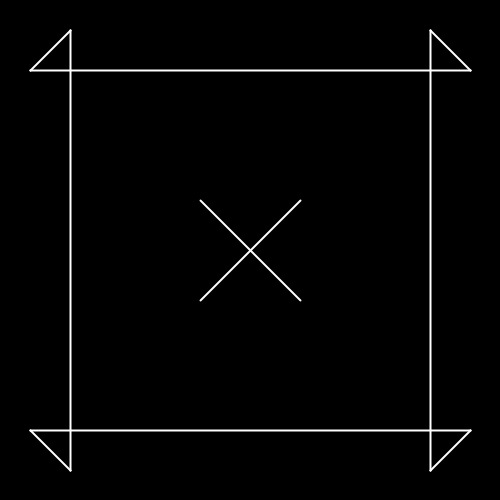
Frame 1 (no input)
Frame 60 (the mouse pressed at the canvas centre just before this capture): identical to frame 1, image omitted
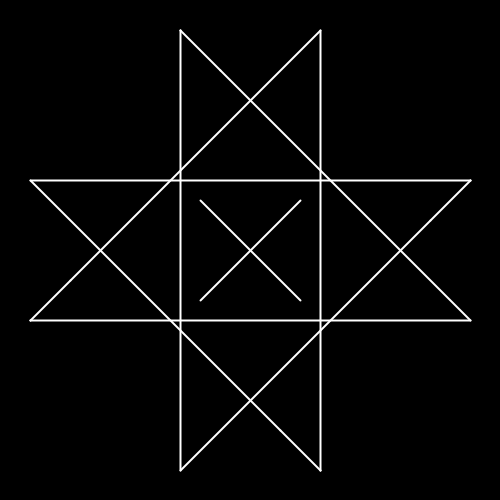
Frame 120 (the mouse held since frame 60 and released just before this capture)

The Processing sketch that drew these frames (run headless with seeded random() and noise(); from frame 60 on, the mouse is pressed at the canvas centre):

// Processing sketch: processing_66203
// ── processing_66203.pde

float ax = 220+250;
float ay = 180+250;

float bx = 280-250;
float by = 180+250;

float cx = 300-250;
float cy = 200+250;

float dx = 320-250;
float dy = 220+250;

float ex = 320-250;
float ey = 280-250;

float fx = 300-250;
float fy = 300-250;

float gx = 280-250;
float gy = 320-250;

//--HALFWAY--// -250  +250

float hx = 220+250;
float hy = 320-250;

float ix = 200+250;
float iy = 300-250;

float jx = 180+250;
float jy = 280-250;

float kx = 180+250;
float ky = 220+250;

float lx = 200+250;
float ly = 200+250;



void setup() {
  size(500, 500);
  smooth();       //gives lines smooth edges
}

int count = 0;
void keyPressed(){
if(key == 's'){
save("Finals_first_5/"+count+".jpg");
count++;
}
}

void draw() {
 

  strokeWeight(2); //2 pixels thick pen
  background(0); //COLOURS BACKGROUND WHITE
  stroke(255); // 'pen' color white.



  line(200, 300, 300, 200);  
  line(300, 300, 200, 200);  // X

  line(kx, ky-mouseX, ax, ay-mouseX);  //K , A
  line(gx, gy+mouseX, ex, ey+mouseX);   //e , g     //line ends
  line(hx-mouseX, hy, jx-mouseX, jy);
  line(bx+mouseX, by, dx+mouseX, dy);      //line ends

  line(kx-mouseY, ky, jx-mouseY, jy);      //left
  line(ax, ay-mouseY, bx, by-mouseY);      //top
  line(dx+mouseY, dy, ex+mouseY, ey);      //right
  line(hx, hy+mouseY, gx, gy+mouseY);      //bottom

  line(dx+mouseX,dy,dx+mouseY,dy);
  line(ex,ey+mouseX,ex+mouseY,ey); //right
  
  line(kx-mouseY,ky,kx,ky-mouseX);     //changed
  line(jx-mouseY,jy,jx-mouseX,jy);  //left
  
  line(ax,ay-mouseX,ax,ay-mouseY);
  line(bx+mouseX,by,bx,by-mouseY);  //top
  
  line(hx-mouseX,hy,hx,hy+mouseY);
  line(gx,gy+mouseX,gx,gy+mouseY);  //bottom
  
  //oh god
  
  //0-------0
  
  
  

}
